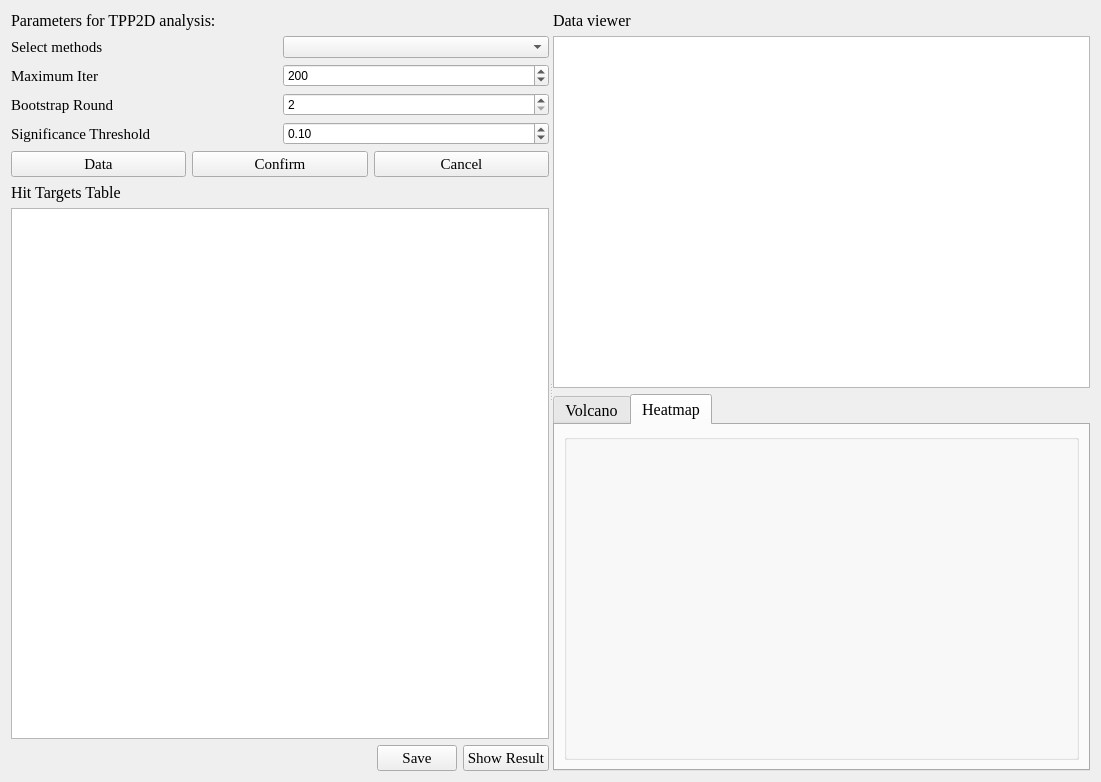
<?xml version="1.0" encoding="UTF-8"?>
<ui version="4.0">
 <class>Form</class>
 <widget class="QWidget" name="Form">
  <property name="geometry">
   <rect>
    <x>0</x>
    <y>0</y>
    <width>1101</width>
    <height>782</height>
   </rect>
  </property>
  <property name="windowTitle">
   <string>Form</string>
  </property>
  <layout class="QGridLayout" name="gridLayout">
   <item row="0" column="0">
    <widget class="QSplitter" name="splitter">
     <property name="orientation">
      <enum>Qt::Horizontal</enum>
     </property>
     <widget class="QWidget" name="">
      <layout class="QVBoxLayout" name="verticalLayout">
       <item>
        <widget class="QLabel" name="label_1">
         <property name="font">
          <font>
           <family>Times New Roman</family>
           <pointsize>12</pointsize>
           <weight>50</weight>
           <bold>false</bold>
          </font>
         </property>
         <property name="text">
          <string>Parameters for TPP2D analysis:</string>
         </property>
        </widget>
       </item>
       <item>
        <layout class="QHBoxLayout" name="horizontalLayout">
         <item>
          <widget class="QLabel" name="label_2">
           <property name="font">
            <font>
             <family>Times New Roman</family>
             <pointsize>11</pointsize>
            </font>
           </property>
           <property name="text">
            <string>Select methods</string>
           </property>
          </widget>
         </item>
         <item>
          <widget class="QComboBox" name="comboBoxMethod"/>
         </item>
        </layout>
       </item>
       <item>
        <layout class="QHBoxLayout" name="horizontalLayout_2">
         <item>
          <widget class="QLabel" name="label_9">
           <property name="font">
            <font>
             <family>Times New Roman</family>
             <pointsize>11</pointsize>
            </font>
           </property>
           <property name="text">
            <string>Maximum Iter</string>
           </property>
          </widget>
         </item>
         <item>
          <widget class="QSpinBox" name="spinBoxMaxIt">
           <property name="minimum">
            <number>2</number>
           </property>
           <property name="maximum">
            <number>1000</number>
           </property>
           <property name="value">
            <number>200</number>
           </property>
          </widget>
         </item>
        </layout>
       </item>
       <item>
        <layout class="QHBoxLayout" name="horizontalLayout_3">
         <item>
          <widget class="QLabel" name="label_12">
           <property name="font">
            <font>
             <family>Times New Roman</family>
             <pointsize>11</pointsize>
            </font>
           </property>
           <property name="text">
            <string>Bootstrap Round</string>
           </property>
          </widget>
         </item>
         <item>
          <widget class="QSpinBox" name="spinBoxBoost">
           <property name="minimum">
            <number>2</number>
           </property>
           <property name="maximum">
            <number>1000</number>
           </property>
           <property name="value">
            <number>2</number>
           </property>
          </widget>
         </item>
        </layout>
       </item>
       <item>
        <layout class="QHBoxLayout" name="horizontalLayout_6">
         <item>
          <widget class="QLabel" name="label_10">
           <property name="font">
            <font>
             <family>Times New Roman</family>
             <pointsize>11</pointsize>
            </font>
           </property>
           <property name="text">
            <string>Significance Threshold</string>
           </property>
          </widget>
         </item>
         <item>
          <widget class="QDoubleSpinBox" name="doubleSpinBoxAlpha">
           <property name="singleStep">
            <double>0.010000000000000</double>
           </property>
           <property name="value">
            <double>0.100000000000000</double>
           </property>
          </widget>
         </item>
        </layout>
       </item>
       <item>
        <layout class="QHBoxLayout" name="horizontalLayout_5">
         <item>
          <widget class="QPushButton" name="pushButtonData">
           <property name="font">
            <font>
             <family>Times New Roman</family>
             <pointsize>11</pointsize>
            </font>
           </property>
           <property name="text">
            <string>Data</string>
           </property>
          </widget>
         </item>
         <item>
          <widget class="QPushButton" name="pushButtonOK">
           <property name="font">
            <font>
             <family>Times New Roman</family>
             <pointsize>11</pointsize>
            </font>
           </property>
           <property name="text">
            <string>Confirm</string>
           </property>
          </widget>
         </item>
         <item>
          <widget class="QPushButton" name="pushButtonClose">
           <property name="font">
            <font>
             <family>Times New Roman</family>
             <pointsize>11</pointsize>
            </font>
           </property>
           <property name="text">
            <string>Cancel</string>
           </property>
          </widget>
         </item>
        </layout>
       </item>
       <item>
        <widget class="QLabel" name="labelDatabase">
         <property name="font">
          <font>
           <family>Times New Roman</family>
           <pointsize>12</pointsize>
          </font>
         </property>
         <property name="text">
          <string>Hit Targets Table</string>
         </property>
        </widget>
       </item>
       <item>
        <widget class="QTableWidget" name="tableWidgetProteinList">
         <property name="minimumSize">
          <size>
           <width>0</width>
           <height>500</height>
          </size>
         </property>
        </widget>
       </item>
       <item>
        <layout class="QHBoxLayout" name="horizontalLayout_4">
         <item>
          <spacer name="horizontalSpacer">
           <property name="orientation">
            <enum>Qt::Horizontal</enum>
           </property>
           <property name="sizeHint" stdset="0">
            <size>
             <width>40</width>
             <height>20</height>
            </size>
           </property>
          </spacer>
         </item>
         <item>
          <widget class="QPushButton" name="pushButtonSave">
           <property name="font">
            <font>
             <family>Times New Roman</family>
             <pointsize>11</pointsize>
            </font>
           </property>
           <property name="text">
            <string>Save</string>
           </property>
          </widget>
         </item>
         <item>
          <widget class="QPushButton" name="pushButtonShow">
           <property name="font">
            <font>
             <family>Times New Roman</family>
             <pointsize>11</pointsize>
            </font>
           </property>
           <property name="text">
            <string>Show Result</string>
           </property>
          </widget>
         </item>
        </layout>
       </item>
      </layout>
     </widget>
     <widget class="QWidget" name="">
      <layout class="QVBoxLayout" name="verticalLayout_5">
       <item>
        <layout class="QVBoxLayout" name="verticalLayout_2">
         <item>
          <widget class="QLabel" name="label_11">
           <property name="font">
            <font>
             <family>Times New Roman</family>
             <pointsize>12</pointsize>
            </font>
           </property>
           <property name="text">
            <string>Data viewer</string>
           </property>
          </widget>
         </item>
         <item>
          <widget class="QTableView" name="tableViewData">
           <property name="minimumSize">
            <size>
             <width>0</width>
             <height>250</height>
            </size>
           </property>
          </widget>
         </item>
        </layout>
       </item>
       <item>
        <widget class="QTabWidget" name="tabWidget">
         <property name="minimumSize">
          <size>
           <width>0</width>
           <height>300</height>
          </size>
         </property>
         <property name="font">
          <font>
           <family>Times New Roman</family>
           <pointsize>12</pointsize>
          </font>
         </property>
         <property name="currentIndex">
          <number>1</number>
         </property>
         <widget class="QWidget" name="vocano">
          <property name="font">
           <font>
            <pointsize>12</pointsize>
           </font>
          </property>
          <attribute name="title">
           <string>Volcano</string>
          </attribute>
          <layout class="QGridLayout" name="gridLayout_5">
           <item row="0" column="0">
            <widget class="QGroupBox" name="groupBoxVolcano">
             <property name="minimumSize">
              <size>
               <width>0</width>
               <height>0</height>
              </size>
             </property>
             <property name="font">
              <font>
               <family>Arial</family>
               <pointsize>13</pointsize>
              </font>
             </property>
             <property name="title">
              <string/>
             </property>
            </widget>
           </item>
          </layout>
         </widget>
         <widget class="QWidget" name="heatmap">
          <attribute name="title">
           <string>Heatmap</string>
          </attribute>
          <layout class="QGridLayout" name="gridLayout_2">
           <item row="0" column="0">
            <widget class="QGroupBox" name="groupBoxHeatmap">
             <property name="minimumSize">
              <size>
               <width>0</width>
               <height>0</height>
              </size>
             </property>
             <property name="font">
              <font>
               <family>Arial</family>
               <pointsize>13</pointsize>
              </font>
             </property>
             <property name="title">
              <string/>
             </property>
            </widget>
           </item>
          </layout>
         </widget>
        </widget>
       </item>
      </layout>
     </widget>
    </widget>
   </item>
  </layout>
 </widget>
 <resources/>
 <connections/>
</ui>
